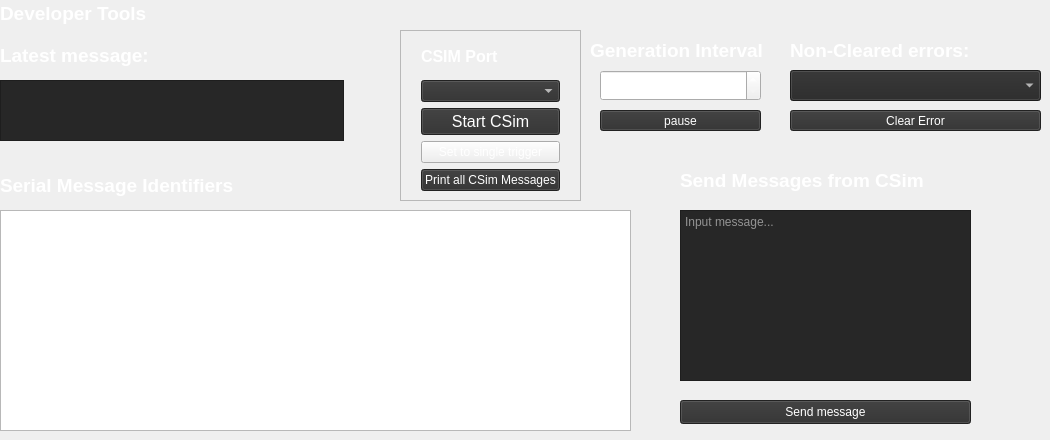
           <widget class="QWidget" name="Dev_Page">
            <widget class="QLabel" name="controls_header_3">
             <property name="geometry">
              <rect>
               <x>0</x>
               <y>0</y>
               <width>744</width>
               <height>26</height>
              </rect>
             </property>
             <property name="font">
              <font>
               <pointsize>14</pointsize>
               <bold>true</bold>
              </font>
             </property>
             <property name="styleSheet">
              <string notr="true">color: rgb(255, 255, 255);</string>
             </property>
             <property name="text">
              <string>Developer Tools</string>
             </property>
            </widget>
            <widget class="QTextEdit" name="stdout_label">
             <property name="geometry">
              <rect>
               <x>0</x>
               <y>80</y>
               <width>344</width>
               <height>61</height>
              </rect>
             </property>
             <property name="styleSheet">
              <string notr="true">color: rgb(255, 255, 255);
background-color: rgb(39, 39, 39);
border-color: rgb(255, 255, 255);</string>
             </property>
             <property name="readOnly">
              <bool>true</bool>
             </property>
            </widget>
            <widget class="QLabel" name="listener_title">
             <property name="geometry">
              <rect>
               <x>0</x>
               <y>40</y>
               <width>161</width>
               <height>31</height>
              </rect>
             </property>
             <property name="styleSheet">
              <string notr="true">color: rgb(255, 255, 255);</string>
             </property>
             <property name="text">
              <string>&lt;html&gt;&lt;head/&gt;&lt;body&gt;&lt;p&gt;&lt;span style=&quot; font-size:14pt; font-weight:700;&quot;&gt;Latest message:&lt;/span&gt;&lt;/p&gt;&lt;/body&gt;&lt;/html&gt;</string>
             </property>
            </widget>
            <widget class="QFrame" name="frame">
             <property name="geometry">
              <rect>
               <x>400</x>
               <y>30</y>
               <width>181</width>
               <height>171</height>
              </rect>
             </property>
             <property name="frameShape">
              <enum>QFrame::StyledPanel</enum>
             </property>
             <property name="frameShadow">
              <enum>QFrame::Raised</enum>
             </property>
             <layout class="QGridLayout" name="gridLayout_2">
              <item row="2" column="1">
               <widget class="QPushButton" name="CSim_button">
                <property name="font">
                 <font>
                  <pointsize>12</pointsize>
                 </font>
                </property>
                <property name="styleSheet">
                 <string notr="true">background-color: rgb(47, 47, 47);
color: rgb(255, 255, 255);
border-color: rgb(255, 255, 255);
border-top-color: rgb(255, 255, 255);
border-right-color: rgb(255, 255, 255);</string>
                </property>
                <property name="text">
                 <string>Start CSim</string>
                </property>
               </widget>
              </item>
              <item row="3" column="1">
               <widget class="QPushButton" name="toggle_num_triggers">
                <property name="styleSheet">
                 <string notr="true">color: rgb(255, 255, 255);</string>
                </property>
                <property name="text">
                 <string>Set to single trigger</string>
                </property>
               </widget>
              </item>
              <item row="4" column="1">
               <widget class="QPushButton" name="output_messages_sent_button">
                <property name="sizePolicy">
                 <sizepolicy hsizetype="Fixed" vsizetype="Fixed">
                  <horstretch>0</horstretch>
                  <verstretch>0</verstretch>
                 </sizepolicy>
                </property>
                <property name="styleSheet">
                 <string notr="true">background-color: rgb(47, 47, 47);
color: rgb(255, 255, 255);
border-color: rgb(255, 255, 255);
border-top-color: rgb(255, 255, 255);
border-right-color: rgb(255, 255, 255);</string>
                </property>
                <property name="text">
                 <string>Print all CSim Messages</string>
                </property>
               </widget>
              </item>
              <item row="0" column="1">
               <widget class="QLabel" name="controls_title">
                <property name="styleSheet">
                 <string notr="true">color: rgb(255, 255, 255);</string>
                </property>
                <property name="text">
                 <string>&lt;html&gt;&lt;head/&gt;&lt;body&gt;&lt;p&gt;&lt;span style=&quot; font-size:12pt; font-weight:700;&quot;&gt;CSIM Port&lt;/span&gt;&lt;/p&gt;&lt;/body&gt;&lt;/html&gt;</string>
                </property>
               </widget>
              </item>
              <item row="1" column="1">
               <widget class="QComboBox" name="csim_port_selection">
                <property name="styleSheet">
                 <string notr="true">background-color: rgb(47, 47, 47);
color: rgb(255, 255, 255);
border-color: rgb(255, 255, 255);
border-top-color: rgb(255, 255, 255);
border-right-color: rgb(255, 255, 255);</string>
                </property>
               </widget>
              </item>
             </layout>
            </widget>
            <widget class="QLabel" name="sender_title_2">
             <property name="geometry">
              <rect>
               <x>0</x>
               <y>170</y>
               <width>251</width>
               <height>31</height>
              </rect>
             </property>
             <property name="styleSheet">
              <string notr="true">color: rgb(255, 255, 255);</string>
             </property>
             <property name="text">
              <string>&lt;html&gt;&lt;head/&gt;&lt;body&gt;&lt;p&gt;&lt;span style=&quot; font-size:14pt; font-weight:700;&quot;&gt;Serial Message Identifiers&lt;/span&gt;&lt;/p&gt;&lt;/body&gt;&lt;/html&gt;</string>
             </property>
            </widget>
            <widget class="QLabel" name="controls_header_2">
             <property name="geometry">
              <rect>
               <x>790</x>
               <y>30</y>
               <width>191</width>
               <height>41</height>
              </rect>
             </property>
             <property name="font">
              <font>
               <pointsize>14</pointsize>
               <bold>true</bold>
              </font>
             </property>
             <property name="styleSheet">
              <string notr="true">color: rgb(255, 255, 255);</string>
             </property>
             <property name="text">
              <string>Non-Cleared errors:</string>
             </property>
            </widget>
            <widget class="QComboBox" name="non_cleared_error_selection">
             <property name="geometry">
              <rect>
               <x>790</x>
               <y>70</y>
               <width>251</width>
               <height>31</height>
              </rect>
             </property>
             <property name="styleSheet">
              <string notr="true">color: rgb(255, 255, 255);
background-color: rgb(39, 39, 39);
border-color: rgb(255, 255, 255);</string>
             </property>
            </widget>
            <widget class="QPushButton" name="clear_error_button">
             <property name="geometry">
              <rect>
               <x>790</x>
               <y>110</y>
               <width>251</width>
               <height>21</height>
              </rect>
             </property>
             <property name="styleSheet">
              <string notr="true">background-color: rgb(47, 47, 47);
color: rgb(255, 255, 255);
border-color: rgb(255, 255, 255);
border-top-color: rgb(255, 255, 255);
border-right-color: rgb(255, 255, 255);</string>
             </property>
             <property name="text">
              <string>Clear Error</string>
             </property>
            </widget>
            <widget class="QPushButton" name="send_message_button">
             <property name="geometry">
              <rect>
               <x>680</x>
               <y>400</y>
               <width>291</width>
               <height>24</height>
              </rect>
             </property>
             <property name="styleSheet">
              <string notr="true">background-color: rgb(47, 47, 47);
color: rgb(255, 255, 255);
border-color: rgb(255, 255, 255);
border-top-color: rgb(255, 255, 255);
border-right-color: rgb(255, 255, 255);</string>
             </property>
             <property name="text">
              <string>Send message</string>
             </property>
            </widget>
            <widget class="QLabel" name="controls_header_4">
             <property name="geometry">
              <rect>
               <x>680</x>
               <y>160</y>
               <width>291</width>
               <height>41</height>
              </rect>
             </property>
             <property name="font">
              <font>
               <pointsize>14</pointsize>
               <bold>true</bold>
              </font>
             </property>
             <property name="styleSheet">
              <string notr="true">color: rgb(255, 255, 255);</string>
             </property>
             <property name="text">
              <string>Send Messages from CSim</string>
             </property>
            </widget>
            <widget class="QTextEdit" name="message_contents">
             <property name="geometry">
              <rect>
               <x>680</x>
               <y>210</y>
               <width>291</width>
               <height>171</height>
              </rect>
             </property>
             <property name="styleSheet">
              <string notr="true">color: rgb(255, 255, 255);
background-color: rgb(39, 39, 39);
border-color: rgb(255, 255, 255);</string>
             </property>
             <property name="placeholderText">
              <string>Input message...</string>
             </property>
            </widget>
            <widget class="QTextEdit" name="textEdit">
             <property name="geometry">
              <rect>
               <x>0</x>
               <y>210</y>
               <width>631</width>
               <height>221</height>
              </rect>
             </property>
             <property name="styleSheet">
              <string notr="true">QTextEdit {
color:white;
}</string>
             </property>
             <property name="readOnly">
              <bool>true</bool>
             </property>
             <property name="html">
              <string>&lt;!DOCTYPE HTML PUBLIC &quot;-//W3C//DTD HTML 4.0//EN&quot; &quot;http://www.w3.org/TR/REC-html40/strict.dtd&quot;&gt;
&lt;html&gt;&lt;head&gt;&lt;meta name=&quot;qrichtext&quot; content=&quot;1&quot; /&gt;&lt;meta charset=&quot;utf-8&quot; /&gt;&lt;style type=&quot;text/css&quot;&gt;
p, li { white-space: pre-wrap; }
hr { height: 1px; border-width: 0; }
li.unchecked::marker { content: &quot;\2610&quot;; }
li.checked::marker { content: &quot;\2612&quot;; }
&lt;/style&gt;&lt;/head&gt;&lt;body style=&quot; font-family:'Segoe UI'; font-size:9pt; font-weight:400; font-style:normal;&quot;&gt;
&lt;p style=&quot; margin-top:0px; margin-bottom:0px; margin-left:0px; margin-right:0px; -qt-block-indent:0; text-indent:0px;&quot;&gt;&lt;span style=&quot; font-size:10pt;&quot;&gt;0 -- Event dump -- n event nodes are sent &lt;/span&gt;&lt;/p&gt;
&lt;p style=&quot; margin-top:0px; margin-bottom:0px; margin-left:0px; margin-right:0px; -qt-block-indent:0; text-indent:0px;&quot;&gt;&lt;span style=&quot; font-size:10pt;&quot;&gt;1 -- Error dump -- n error nodes are sent&lt;/span&gt;&lt;/p&gt;
&lt;p style=&quot; margin-top:0px; margin-bottom:0px; margin-left:0px; margin-right:0px; -qt-block-indent:0; text-indent:0px;&quot;&gt;&lt;span style=&quot; font-size:10pt;&quot;&gt;2 -- Electrical -- n electrical nodes are sent&lt;/span&gt;&lt;/p&gt;
&lt;p style=&quot; margin-top:0px; margin-bottom:0px; margin-left:0px; margin-right:0px; -qt-block-indent:0; text-indent:0px;&quot;&gt;&lt;span style=&quot; font-size:10pt;&quot;&gt;3 -- Event -- 1 event node is sent -- Ex) 3,0,00:00:00:000,Sample event message 2; 76; 55.4,\n&lt;/span&gt;&lt;/p&gt;
&lt;p style=&quot; margin-top:0px; margin-bottom:0px; margin-left:0px; margin-right:0px; -qt-block-indent:0; text-indent:0px;&quot;&gt;&lt;span style=&quot; font-size:10pt;&quot;&gt;4 -- Error -- 1 error node is sent -- Ex) 4,1,00:00:00:000,Sample error message 3; 677,1,\n&lt;/span&gt;&lt;/p&gt;
&lt;p style=&quot; margin-top:0px; margin-bottom:0px; margin-left:0px; margin-right:0px; -qt-block-indent:0; text-indent:0px;&quot;&gt;&lt;span style=&quot; font-size:10pt;&quot;&gt;5 -- Status -- status details are sent -- Ex) 5,1,0,1,2,0,135,0,31,1264.33,\n&lt;/span&gt;&lt;/p&gt;
&lt;p style=&quot; margin-top:0px; margin-bottom:0px; margin-left:0px; margin-right:0px; -qt-block-indent:0; text-indent:0px;&quot;&gt;&lt;span style=&quot; font-size:10pt;&quot;&gt;6 -- Clear error -- 1 error is cleared -- Ex) 6,1\n&lt;/span&gt;&lt;/p&gt;
&lt;p style=&quot; margin-top:0px; margin-bottom:0px; margin-left:0px; margin-right:0px; -qt-block-indent:0; text-indent:0px;&quot;&gt;&lt;span style=&quot; font-size:10pt;&quot;&gt;-------------------------------------------------&lt;/span&gt;&lt;/p&gt;
&lt;p style=&quot; margin-top:0px; margin-bottom:0px; margin-left:0px; margin-right:0px; -qt-block-indent:0; text-indent:0px;&quot;&gt;&lt;span style=&quot; font-size:10pt;&quot;&gt;7 -- Listening -- handshake attempt from ddm -- Ex) 7,\n&lt;/span&gt;&lt;/p&gt;
&lt;p style=&quot; margin-top:0px; margin-bottom:0px; margin-left:0px; margin-right:0px; -qt-block-indent:0; text-indent:0px;&quot;&gt;&lt;span style=&quot; font-size:10pt;&quot;&gt;8 -- Begin -- handshake completion from controller -- Ex) 8,00:00:03:000,6.7.2,2F5A1D3E7B9,\n&lt;/span&gt;&lt;/p&gt;
&lt;p style=&quot; margin-top:0px; margin-bottom:0px; margin-left:0px; margin-right:0px; -qt-block-indent:0; text-indent:0px;&quot;&gt;&lt;span style=&quot; font-size:10pt;&quot;&gt;9 -- Closing connection -- disconnect from ddm or controller -- Ex) 9,\n&lt;/span&gt;&lt;/p&gt;&lt;/body&gt;&lt;/html&gt;</string>
             </property>
            </widget>
            <widget class="QSpinBox" name="csim_generation_interval_selection">
             <property name="geometry">
              <rect>
               <x>600</x>
               <y>70</y>
               <width>161</width>
               <height>31</height>
              </rect>
             </property>
             <property name="styleSheet">
              <string notr="true">color:white;</string>
             </property>
             <property name="maximum">
              <number>999999999</number>
             </property>
             <property name="singleStep">
              <number>100</number>
             </property>
            </widget>
            <widget class="QLabel" name="controls_header_5">
             <property name="geometry">
              <rect>
               <x>590</x>
               <y>30</y>
               <width>191</width>
               <height>41</height>
              </rect>
             </property>
             <property name="font">
              <font>
               <pointsize>14</pointsize>
               <bold>true</bold>
              </font>
             </property>
             <property name="styleSheet">
              <string notr="true">color: rgb(255, 255, 255);</string>
             </property>
             <property name="text">
              <string>Generation Interval</string>
             </property>
            </widget>
            <widget class="QPushButton" name="pause_csim_button">
             <property name="geometry">
              <rect>
               <x>600</x>
               <y>110</y>
               <width>161</width>
               <height>21</height>
              </rect>
             </property>
             <property name="styleSheet">
              <string notr="true">background-color: rgb(47, 47, 47);
color: rgb(255, 255, 255);
border-color: rgb(255, 255, 255);
border-top-color: rgb(255, 255, 255);
border-right-color: rgb(255, 255, 255);</string>
             </property>
             <property name="text">
              <string>pause</string>
             </property>
            </widget>
           </widget>
